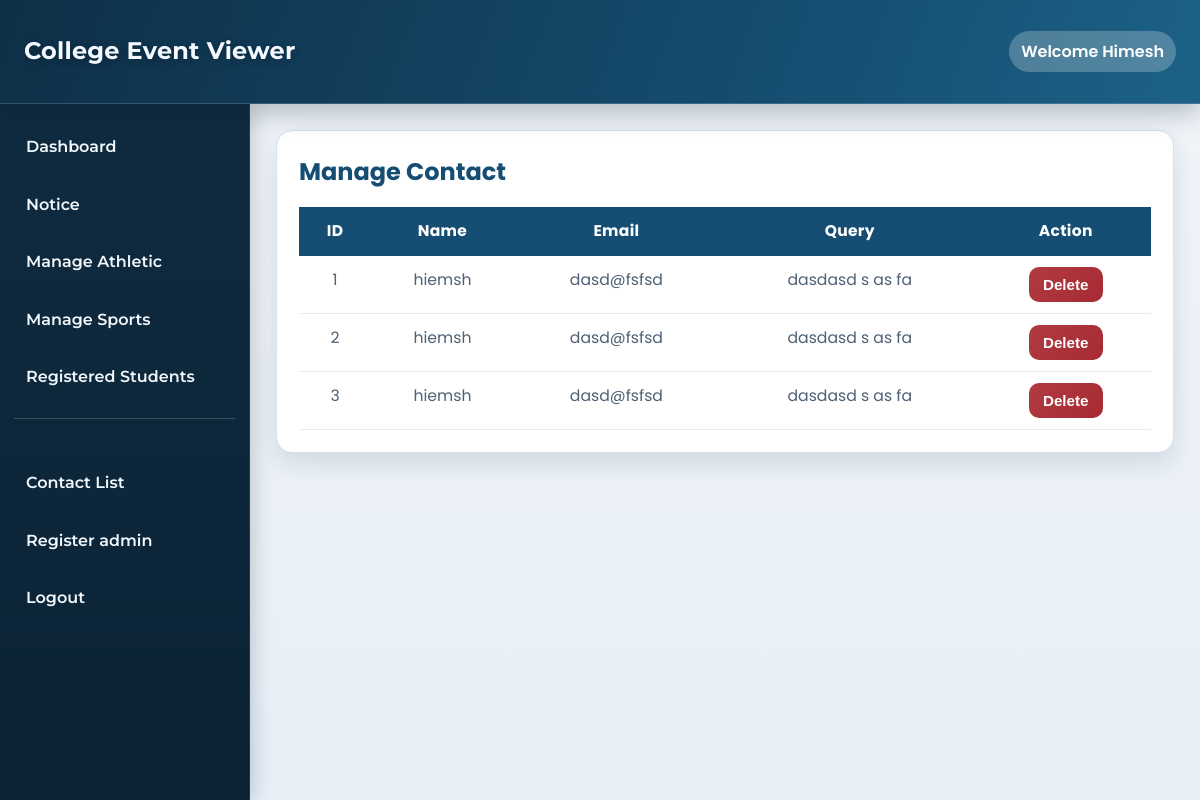
Page /manage-contact (signed in) on the earlier database version.
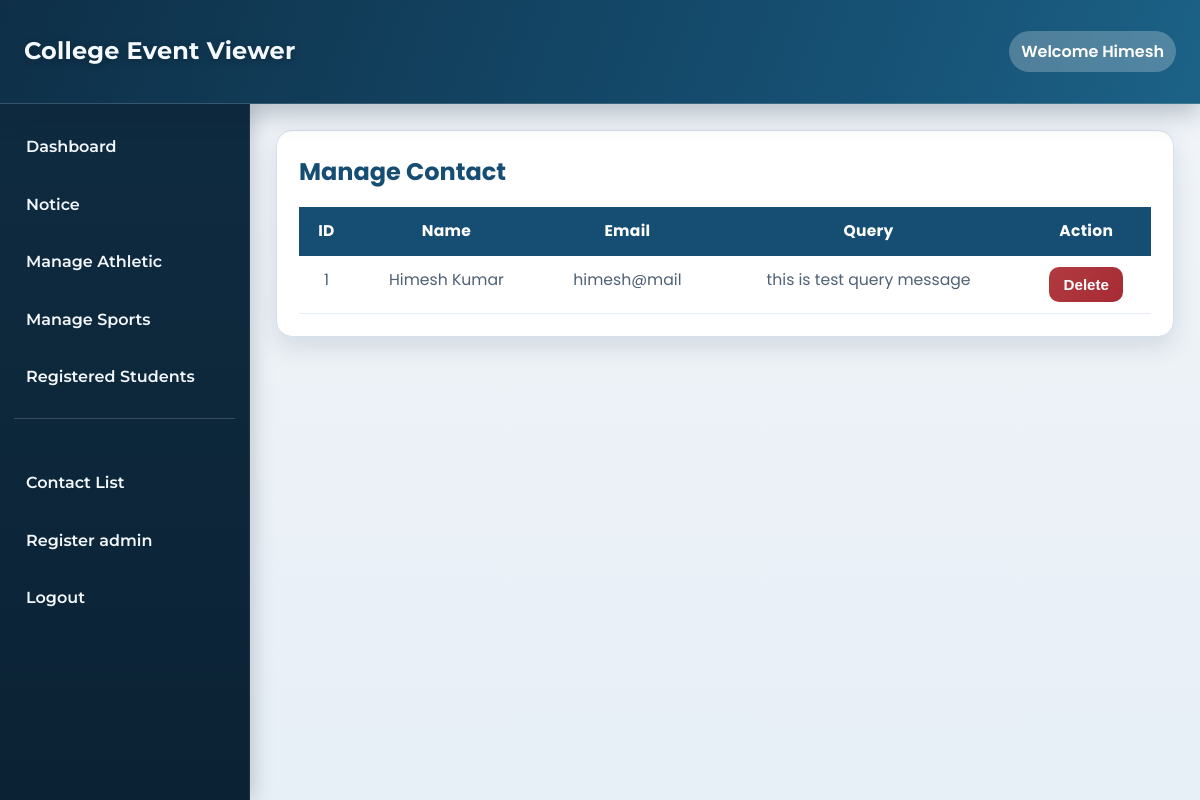
Same page on the later database version.
### main.py (models this page shows)
class Contact(db.Model):
    sno = db.Column(db.Integer, primary_key=True, autoincrement=True)
    name = db.Column(db.String(200), nullable=False)
    email = db.Column(db.String(500), nullable=False)
    message = db.Column(db.String(500), nullable=False)

### main.py (the view)
@app.route("/manage-contact")
def maanage_contact():
    if 'admin' not in session:
        return redirect("/admin-login")
    data=Contact.query.all()
    return render_template('manage-contact.html',contactdata=data)

### templates/manage-contact.html
{%extends "adminBase.html"%}
{%block content%}
<main class="content">
    <div class="delete-container">
        <h2>Manage Contact</h2>
        <table class="notice-table">
            <thead>
                <tr>
                    <th>ID</th>
                    <th>Name</th>
                    <th>Email</th>
                    <th>Query</th>
                    <th>Action</th>
                </tr>
            </thead>
            <tbody>
                {% for data in contactdata %}
                <tr>
                    <td>{{ loop.index }}</td>
                    <td>{{ data.name }}</td>
                    <td>{{ data.email}}</td>
                    <td>{{ data.message }}</td>
                    <td>
                        <form action="/delete-contact/{{ data.sno }}" method="POST">
                            <button class="delete-btn">Delete</button>
                        </form>
                    </td>
                </tr>
                {% endfor %}
            </tbody>
        </table>
    </div>
</main>
{%endblock%}

Differences in the rows shown:
removed Contact: name "hiemsh", email "dasd@fsfsd", message "dasdasd s as fa"
removed Contact: name "hiemsh", email "dasd@fsfsd", message "dasdasd s as fa"
removed Contact: name "hiemsh", email "dasd@fsfsd", message "dasdasd s as fa"
added Contact: name "Himesh Kumar", email "himesh@mail", message "this is test query message"
